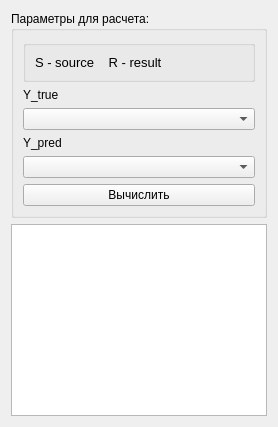
      <widget class="QWidget" name="tab_4">
       <attribute name="title">
        <string>Метрики</string>
       </attribute>
       <layout class="QHBoxLayout" name="horizontalLayout_2">
        <item>
         <layout class="QGridLayout" name="layoutCanvasMetrics">
          <property name="verticalSpacing">
           <number>6</number>
          </property>
         </layout>
        </item>
        <item>
         <layout class="QVBoxLayout" name="verticalLayout_5">
          <item>
           <widget class="QGroupBox" name="groupBox_8">
            <property name="sizePolicy">
             <sizepolicy hsizetype="Preferred" vsizetype="Fixed">
              <horstretch>0</horstretch>
              <verstretch>0</verstretch>
             </sizepolicy>
            </property>
            <property name="title">
             <string>Параметры для расчета:</string>
            </property>
            <layout class="QVBoxLayout" name="verticalLayout_8">
             <item>
              <widget class="QGroupBox" name="groupBox_9">
               <property name="title">
                <string/>
               </property>
               <layout class="QGridLayout" name="gridLayout_5">
                <item row="0" column="0">
                 <widget class="QLabel" name="label_23">
                  <property name="font">
                   <font>
                    <pointsize>10</pointsize>
                   </font>
                  </property>
                  <property name="text">
                   <string>S - source    R - result</string>
                  </property>
                 </widget>
                </item>
               </layout>
              </widget>
             </item>
             <item>
              <widget class="QLabel" name="label_21">
               <property name="text">
                <string>Y_true</string>
               </property>
              </widget>
             </item>
             <item>
              <widget class="QComboBox" name="cbYtrue"/>
             </item>
             <item>
              <widget class="QLabel" name="label_22">
               <property name="text">
                <string>Y_pred</string>
               </property>
              </widget>
             </item>
             <item>
              <widget class="QComboBox" name="cbYpred"/>
             </item>
             <item>
              <widget class="QPushButton" name="buttonMetrics">
               <property name="text">
                <string>Вычислить</string>
               </property>
              </widget>
             </item>
            </layout>
           </widget>
          </item>
          <item>
           <widget class="QTextEdit" name="tbMetrics">
            <property name="sizePolicy">
             <sizepolicy hsizetype="Fixed" vsizetype="Preferred">
              <horstretch>0</horstretch>
              <verstretch>0</verstretch>
             </sizepolicy>
            </property>
            <property name="font">
             <font>
              <pointsize>16</pointsize>
             </font>
            </property>
            <property name="lineWrapMode">
             <enum>QTextEdit::NoWrap</enum>
            </property>
            <property name="readOnly">
             <bool>true</bool>
            </property>
           </widget>
          </item>
         </layout>
        </item>
       </layout>
      </widget>
